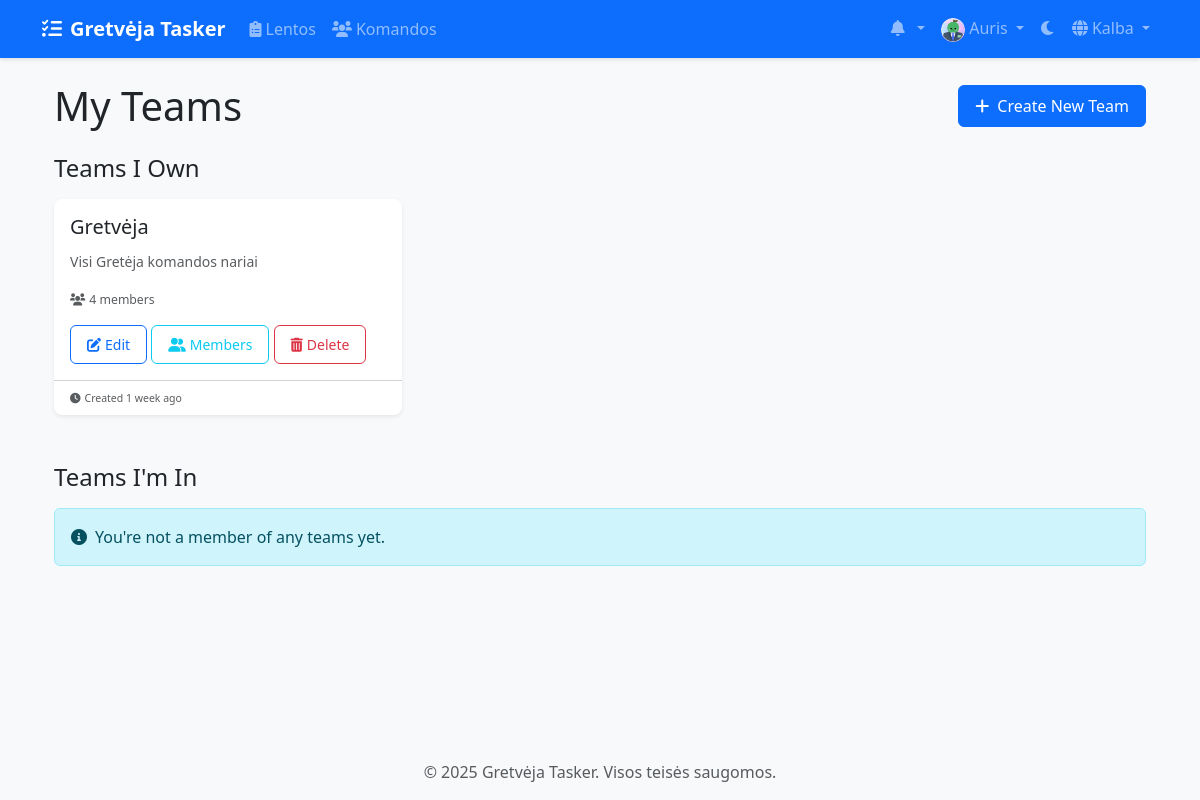
/lt/teams/ (signed in), run on an earlier commit of the app's database.
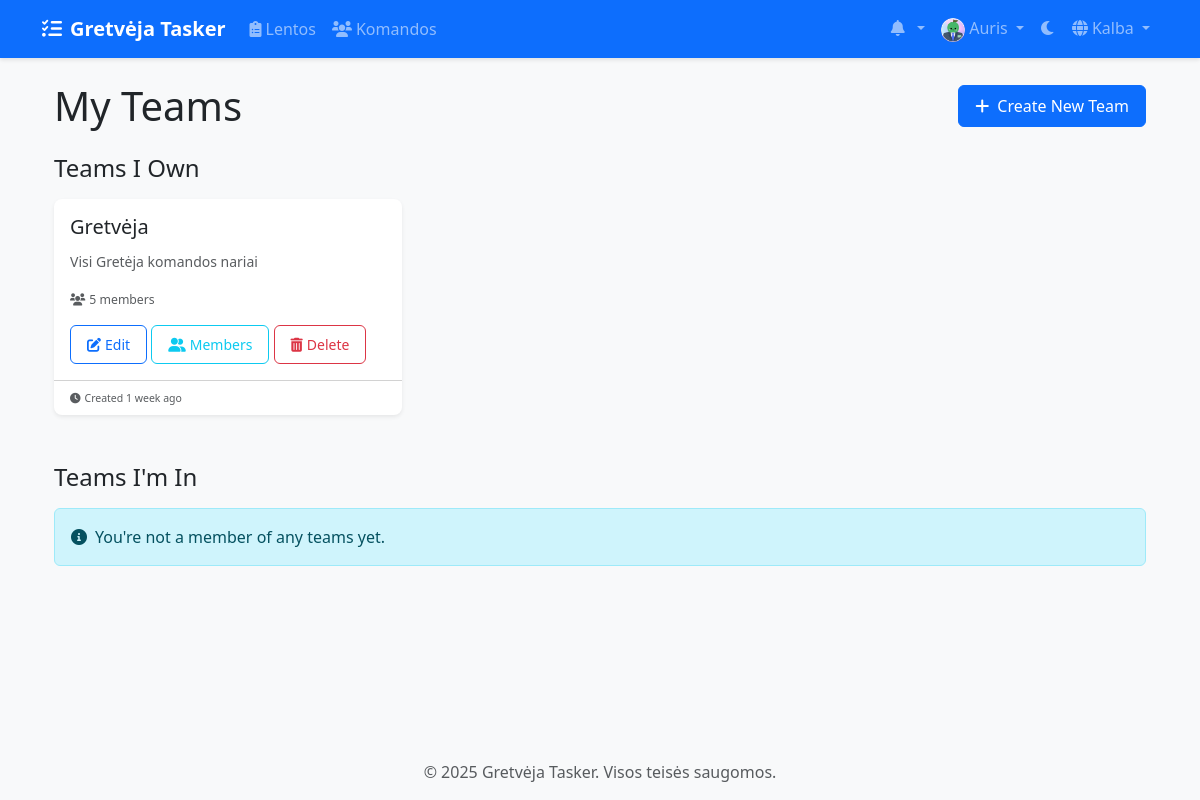
And on a later commit of the database.
### teams/models.py (models this page shows, shortened)
class Team(models.Model):
    name = models.CharField(max_length=100)
    description = models.TextField(blank=True)
    created_at = models.DateTimeField(auto_now_add=True)
    updated_at = models.DateTimeField(auto_now=True)
    owner = models.ForeignKey(
        settings.AUTH_USER_MODEL,
        on_delete=models.CASCADE,
        related_name='owned_teams'
    )
    members = models.ManyToManyField(
        settings.AUTH_USER_MODEL,
        through='TeamMembership',
        related_name='teams'
    )

### teams/views/team_views.py (the view)
# urls.py: path('', views.team_list, name='team_list'),
@login_required
def team_list(request):
    owned_teams, member_teams, join_dates = TeamService.get_user_teams(request.user)
    return render(request, 'teams/team_list.html', {
        'owned_teams': owned_teams,
        'member_teams': member_teams,
        'join_dates': join_dates
    })

### teams/services/team_service.py (called while the page is built, shortened)
    @staticmethod
    def get_user_teams(user):
        owned_teams = Team.objects.filter(owner=user)
        member_teams = Team.objects.filter(members=user).exclude(owner=user)
        join_dates = TeamService.get_member_join_dates(user, member_teams)
        return owned_teams, member_teams, join_dates

    @staticmethod
    def get_member_join_dates(user, teams):
        memberships = TeamMembership.objects.filter(
            user=user,
            team__in=teams
        ).select_related('team')
        join_dates = {}
        return join_dates

### templates/teams/team_list.html (shortened to what the changed rows need)
{% extends 'base.html' %}
{% load static %}
{% load team_tags %}
{% block content %}
<div class="container">
    <div class="d-flex justify-content-between align-items-center mb-4">
        <h1 class="mb-0">My Teams</h1>
    </div>
    <div class="mb-5">
        <h2 class="h4 mb-3">Teams I Own</h2>
        {% if owned_teams %}
        <div class="row row-cols-1 row-cols-md-2 row-cols-lg-3 g-4">
            {% for team in owned_teams %}
            <div class="col">
                <div class="card h-100 team-card">
                    <div class="card-body">
                        <h5 class="card-title">
                            <a href="{% url 'teams:team_detail' team_id=team.id %}" class="text-decoration-none text-dark">
                                {{ team.name }}
                            </a>
                        </h5>
                        <p class="card-text text-muted">{{ team.description|truncatechars:100 }}</p>
                        <p class="card-text">
                            <small class="text-muted">
                                <i class="fas fa-users me-1"></i>{{ team.members.count }} members
                            </small>
                        </p>
                        <div class="mt-3">
                            <a href="{% url 'teams:team_edit' team_id=team.id %}" class="btn btn-outline-primary btn-sm">
                                <i class="fas fa-edit me-1"></i>Edit
                            </a>
                            <a href="{% url 'teams:team_members' team_id=team.id %}" class="btn btn-outline-info btn-sm">
                                <i class="fas fa-user-friends me-1"></i>Members
                            </a>
                            <button type="button" class="btn btn-outline-danger btn-sm"
                                    data-bs-toggle="modal" data-bs-target="#deleteTeamModal{{ team.id }}">
                                <i class="fas fa-trash-alt me-1"></i>Delete
                            </button>
                        </div>
                    </div>
                    <div class="card-footer bg-transparent">
                        <small class="text-muted">
                            <i class="fas fa-clock me-1"></i>Created {{ team.created_at|timesince }} ago
                        </small>
                    </div>
                </div>
            </div>
            {% endfor %}
        </div>
        {% else %}
        <div class="alert alert-info">
            <i class="fas fa-info-circle me-2"></i>You don't own any teams yet.
        </div>
        {% endif %}
    </div>
    <div>
        <h2 class="h4 mb-3">Teams I'm In</h2>
    </div>
</div>
{% endblock %}

What changed in the data, as far as the page shows it:
changed Team "Gretvėja": members.count "4" → "5"
